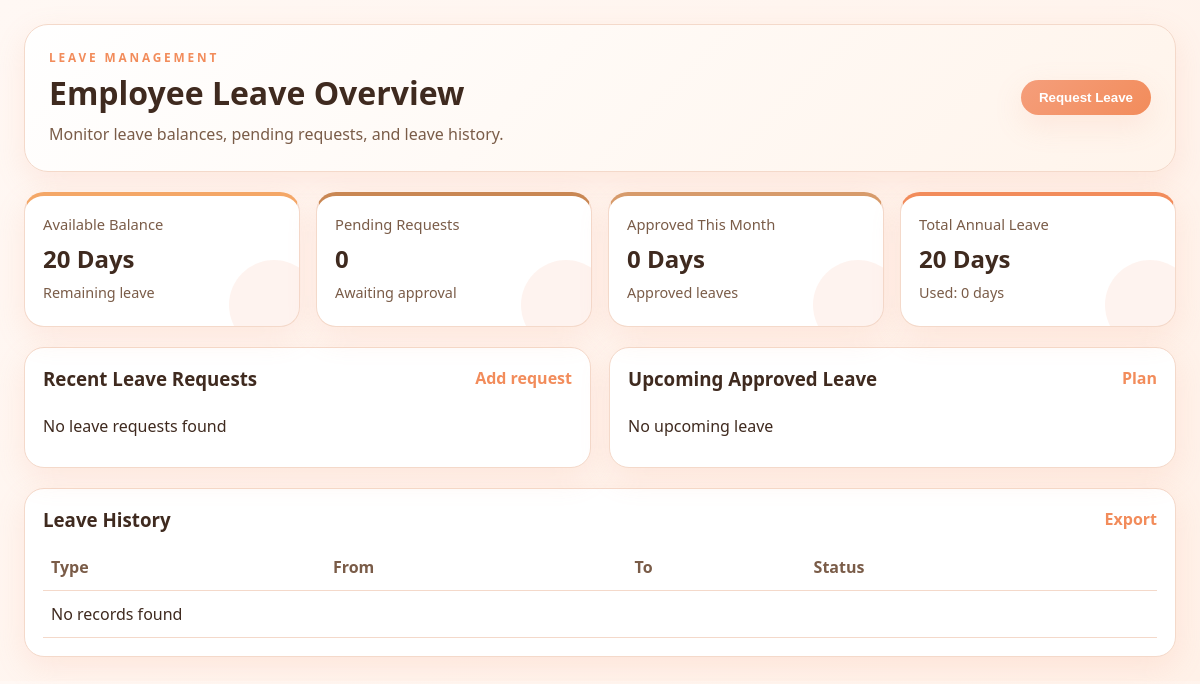
The page /leave/ (signed in) on the database as committed earlier.
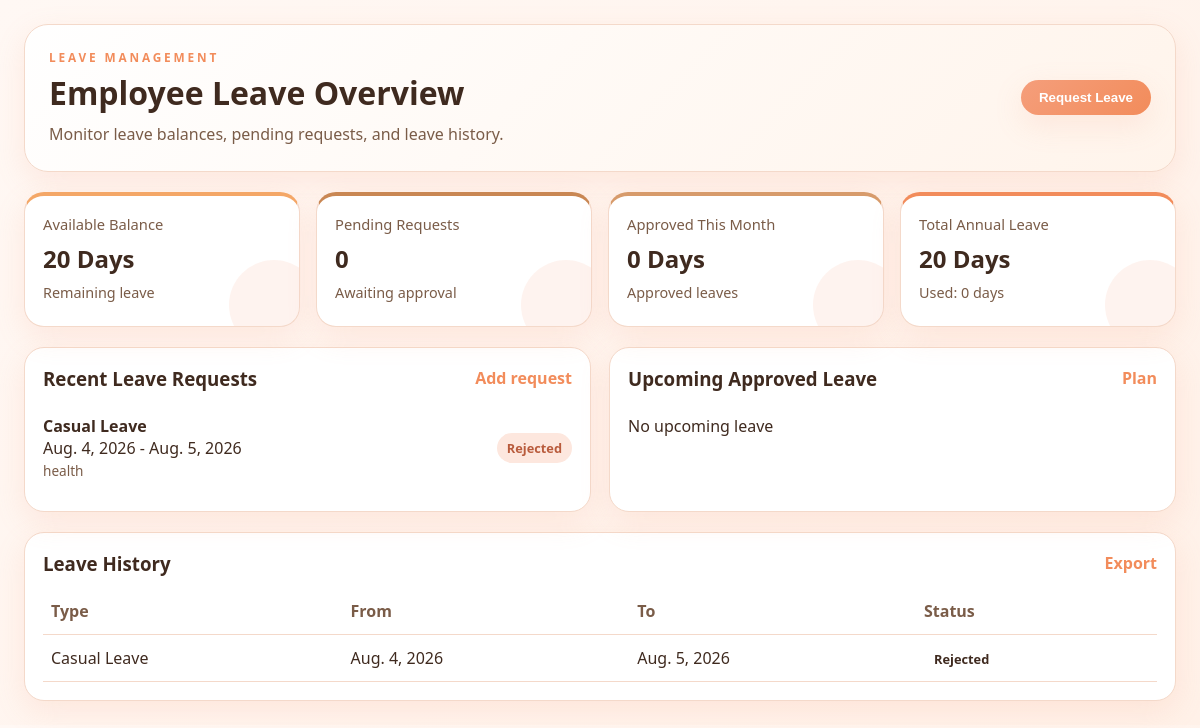
The same page on the database as committed later.
### leave_management/models.py (models this page shows, shortened)
class LeaveRequest(models.Model):
    LEAVE_TYPE_CHOICES = [
        ('Casual Leave', 'Casual Leave'),
        ('Sick Leave', 'Sick Leave'),
        ('Personal Leave', 'Personal Leave'),
        ('Annual Leave', 'Annual Leave'),
        ('Festival Leave', 'Festival Leave'),
    ]
    STATUS_CHOICES = [
        ('Pending', 'Pending'),
        ('Approved', 'Approved'),
        ('Rejected', 'Rejected'),
        ('In Review', 'In Review'),
    ]
    employee = models.ForeignKey(
        settings.AUTH_USER_MODEL,
        on_delete=models.CASCADE,
        related_name="leave_requests"
    )
    leave_type = models.CharField(
        max_length=50,
        choices=LEAVE_TYPE_CHOICES
    )
    from_date = models.DateField()
    to_date = models.DateField()
    total_days = models.PositiveIntegerField(
        default=1
    )
    description = models.TextField(
        blank=True,
        null=True
    )
    attachment = models.FileField(
        upload_to="leave_attachments/",
        blank=True,
        null=True
    )
    status = models.CharField(
        max_length=20,
        choices=STATUS_CHOICES,
        default="Pending"
    )
    applied_on = models.DateTimeField(
        default=timezone.now
    )
    created_at = models.DateTimeField(
        auto_now_add=True
    )
    updated_at = models.DateTimeField(
        auto_now=True
    )
    class Meta:
        ordering = [
            '-applied_on'
        ]
        verbose_name = "Leave Request"
        verbose_name_plural = "Leave Requests"

### leave_management/views.py (the view)
@login_required(login_url="login")
def leave_dashboard(request):
    leaves = LeaveRequest.objects.filter(
        employee=request.user
    ).order_by("-applied_on")
    pending_count = leaves.filter(
        status="Pending"
    ).count()
    approved_count = leaves.filter(
        status="Approved"
    ).count()
    rejected_count = leaves.filter(
        status="Rejected"
    ).count()
    total_leave = 20
    used_leave = approved_count
    available_leave = total_leave - used_leave
    if request.method == "POST":
        form = LeaveRequestForm(
            request.POST,
            request.FILES
        )
        if form.is_valid():
            leave = form.save(commit=False)
            leave.employee = request.user
            leave.status = "Pending"
            leave.save()
            messages.success(
                request,
                "Leave request submitted successfully."
            )
            return redirect("leave_dashboard")
    else:
        form = LeaveRequestForm()
    context = {
        "leaves": leaves,
        "form": form,
        "pending_count": pending_count,
        "approved_count": approved_count,
        "rejected_count": rejected_count,
        "available_leave": available_leave,
        "used_leave": used_leave,
        "total_leave": total_leave,
    }
    return render(
        request,
        "leave_management/leave_dashboard.html",
        context
    )

### leave_management/templates/leave_management/leave_dashboard.html (shortened to what this page needs)
{% load static %}
<!DOCTYPE html>
<html lang="en">
<head>
<link rel="stylesheet" href="{% static 'leave_management/css/style.css' %}">
</head>
<body>
<div class="page-shell">
<header class="topbar">
<div>
<p class="eyebrow">Leave Management</p>
<h1>Employee Leave Overview</h1>
<p class="subtitle">
Monitor leave balances, pending requests, and leave history.
</p>
</div>
<button class="primary-btn" onclick="openLeaveForm()">
Request Leave
</button>
</header>
<section class="stats-grid">
<div class="stat-card accent-blue">
<p class="label">Available Balance</p>
<h2>{{ available_leave }} Days</h2>
<span class="meta">Remaining leave</span>
</div>
<div class="stat-card accent-green">
<p class="label">Pending Requests</p>
<h2>{{ pending_count }}</h2>
<span class="meta">Awaiting approval</span>
</div>
<div class="stat-card accent-purple">
<p class="label">Approved This Month</p>
<h2>{{ approved_count }} Days</h2>
<span class="meta">Approved leaves</span>
</div>
<div class="stat-card accent-orange">
<p class="label">Total Annual Leave</p>
<h2>{{ total_leave }} Days</h2>
<span class="meta">Used: {{ used_leave }} days</span>
</div>
</section>
<section class="content-grid">
<div class="panel-card">
<div class="panel-head">
<h3>Recent Leave Requests</h3>
<a href="#" onclick="openLeaveForm()">Add request</a>
</div>
<ul class="request-list">
{% for leave in leaves %}
<li>
<div>
<strong>{{ leave.leave_type }}</strong>
<p>
{{ leave.from_date }} - {{ leave.to_date }}
</p>
{% if leave.description %}
<small>{{ leave.description }}</small>
{% endif %}
</div>
<span class="status {{ leave.status|lower }}">
{{ leave.status }}
</span>
</li>
{% empty %}
<li>No leave requests found</li>
{% endfor %}
</ul>
</div>
<div class="panel-card">
<div class="panel-head">
<h3>Upcoming Approved Leave</h3>
<a href="#">Plan</a>
</div>
<ul class="request-list">
{% for leave in approved_leaves %}
<li>
<div>
<strong>{{ leave.leave_type }}</strong>
<p>
{{ leave.from_date }} - {{ leave.to_date }}
</p>
</div>
<span class="status approved">
Approved
</span>
</li>
{% empty %}
<li>No upcoming leave</li>
{% endfor %}
</ul>
</div>
</section>
<section class="history-card">
<div class="panel-head">
<h3>Leave History</h3>
<a href="#">Export</a>
</div>
<table>
<thead>
<tr>
<th>Type</th>
<th>From</th>
<th>To</th>
<th>Status</th>
</tr>
</thead>
<tbody>
{% for leave in leaves %}
<tr>
<td>{{ leave.leave_type }}</td>
<td>{{ leave.from_date }}</td>
<td>{{ leave.to_date }}</td>
<td>
<span class="status">
{{ leave.status }}
</span>
</td>
</tr>
{% empty %}
<tr>
<td colspan="4">
No records found
</td>
</tr>
{% endfor %}
</tbody>
</table>
</section>
</div>
</body>
</html>

Rows that differ between the two databases and show on the page:
added LeaveRequest: leave_type "Casual Leave", from_date "Aug. 4, 2026", to_date "Aug. 5, 2026", description "health", status "Rejected"
Other text that changed with them:
text no longer shown: "No leave requests found No records found"
